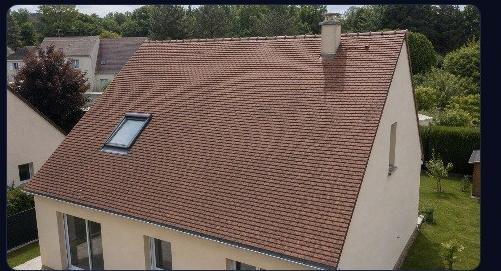
#> input picture sample_roof.jpg, 501 x 271 px
$ python probe_edges.py
#> lines starting #> are read from the running program, lines starting #| are printed output that depends on the picture; after the words box and inside, x2 and y2 are one past the last pixel; in counts of white or black regions, pixels touching at a corner belong together
import numpy as np
from PIL import Image

img = np.array(Image.open('sample_roof.jpg').convert('L')).astype(float)
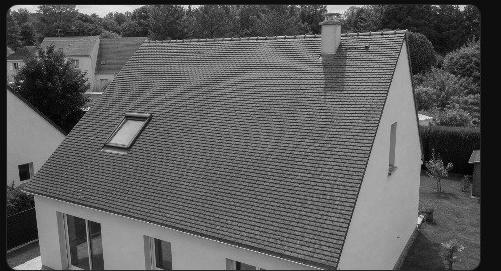
#> img: shape (271, 501) float64; min 0, max 251, mean 92.2
h, w = img.shape
#> h = 271; w = 501
# Sobel
gx = np.zeros_like(img); gy = np.zeros_like(img)
gx[:, 1:-1] = img[:, 2:] - img[:, :-2]
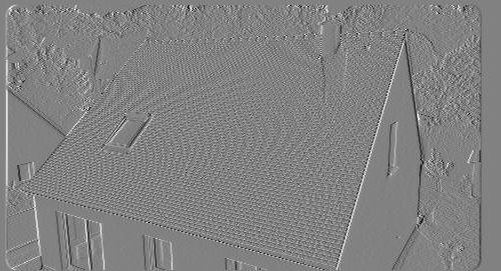
#> gx: shape (271, 501) float64; min -187, max 180, mean 0; drawn with min black and max white
gy[1:-1, :] = img[2:, :] - img[:-2, :]
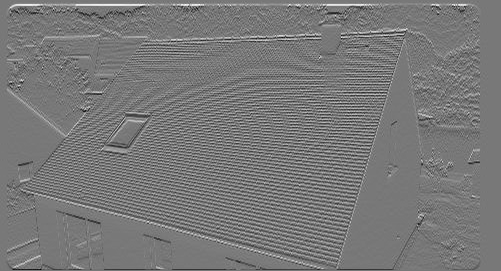
#> gy: shape (271, 501) float64; min -209, max 233, mean 0.4; drawn with min black and max white
mag = np.hypot(gx, gy)
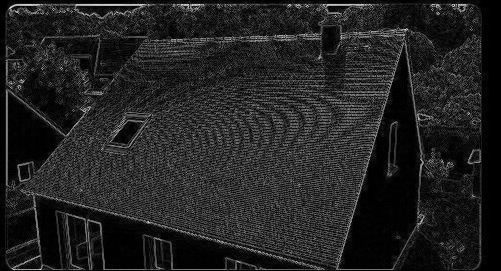
#> mag: shape (271, 501) float64; min 0, max 237.6, mean 34.9
ang = np.degrees(np.arctan2(gy, gx)) % 180  # 0 = horizontal edge, 90 = vertical edge
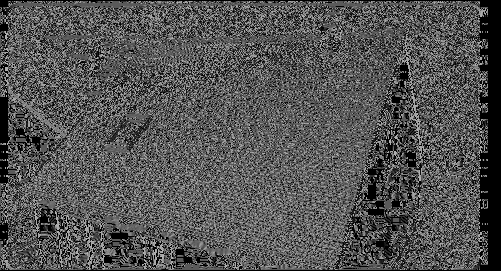
#> ang: shape (271, 501) float64; min 0, max 179.7, mean 83.7

# restrict to roof region (quad approx from vision: TL(145,42) TR(405,31) BR(336,264) BL(26,189))
from PIL import Image, ImageDraw
mask = Image.new('L', (w, h), 0)
#> mask: PIL image 501x271 L; every value is 0
ImageDraw.Draw(mask).polygon([(145, 42), (405, 31), (336, 264), (26, 189)], fill=255)
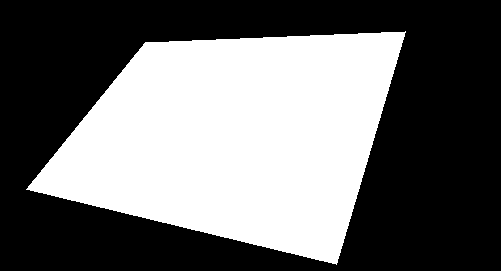
#> mask: PIL image 501x271 L; 42.3% white; 1 white region, box (x1, y1, x2, y2) and area: (26, 31, 406, 265) 57392
m = np.array(mask) > 0
thr = np.percentile(mag[m], 85)
#> thr = 78.64
sel = m & (mag > thr)
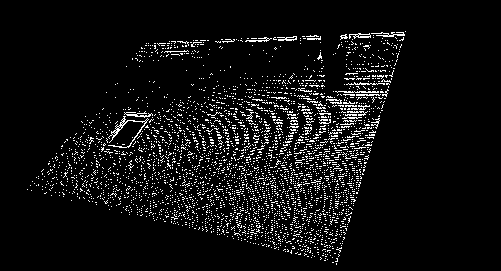
#> sel: shape (271, 501) bool; 6.3% white in thin lines or dots, all inside (x1, y1, x2, y2) = (27, 31, 406, 265)
print("strong edge pixels in quad:", int(sel.sum()))
#| strong edge pixels in quad: 8607
hist, _ = np.histogram(ang[sel], bins=18, range=(0, 180))
#> hist = 18 values, max 1678 at index 9, min 63 at index 0, mean 478.2
for i, c in enumerate(hist):
    a0 = i * 10
    print(f"angle {a0:3d}-{a0+10:3d} deg: {c}")
#> this loop made 18 passes
#> (c, a0) on passes 1 to 12: (63, 0), (72, 10), (69, 20), (90, 30), (174, 40), (284, 50), (508, 60), (1059, 70), (1581, 80), (1678, 90), (1083, 100), (654, 110)
#| angle   0- 10 deg: 63
#| angle  10- 20 deg: 72
#| angle  20- 30 deg: 69
#| angle  30- 40 deg: 90
#| angle  40- 50 deg: 174
#| angle  50- 60 deg: 284
#| angle  60- 70 deg: 508
#| angle  70- 80 deg: 1059
#> (further printed lines are left out)
